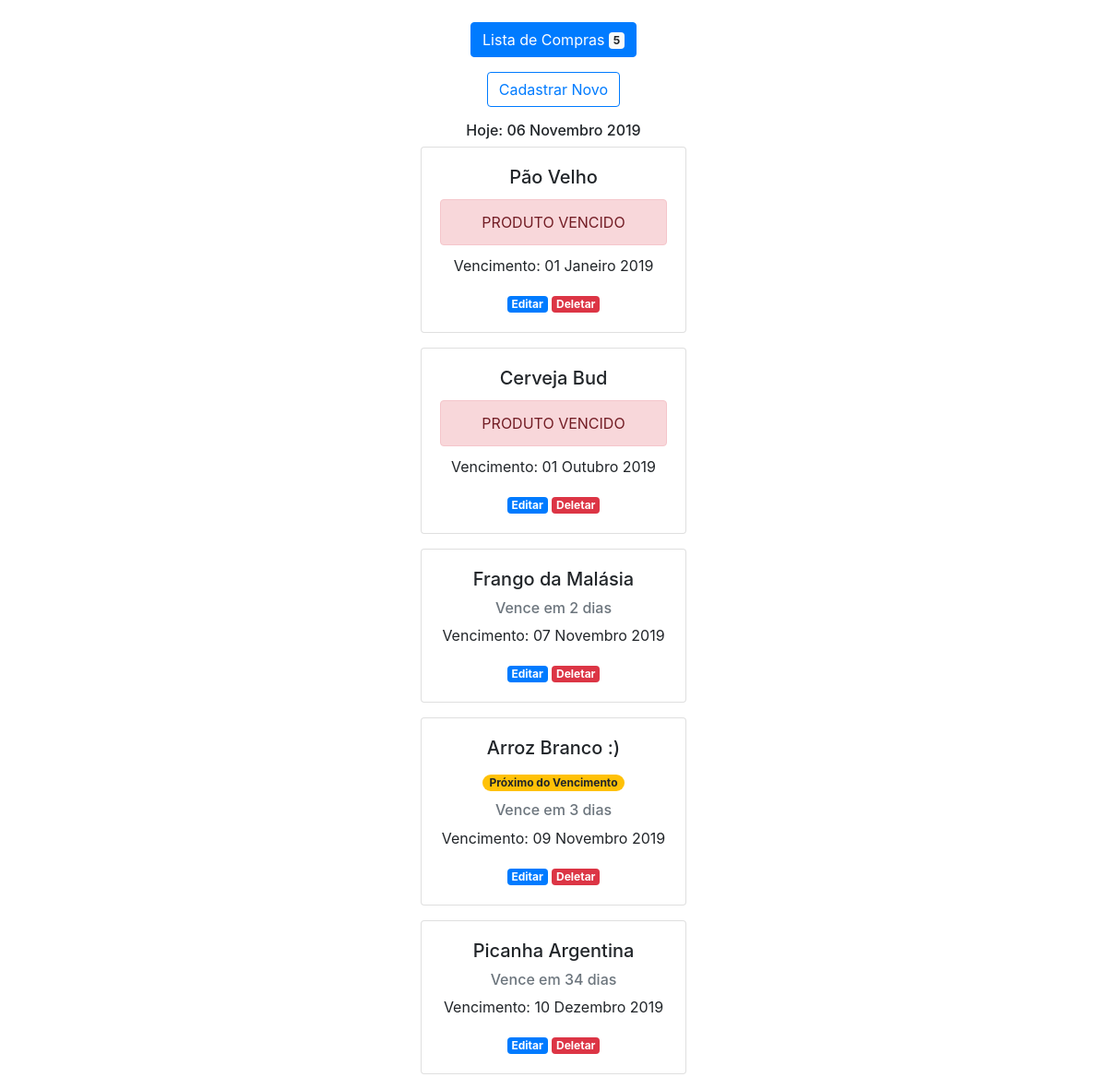
Before: / with the older database file.
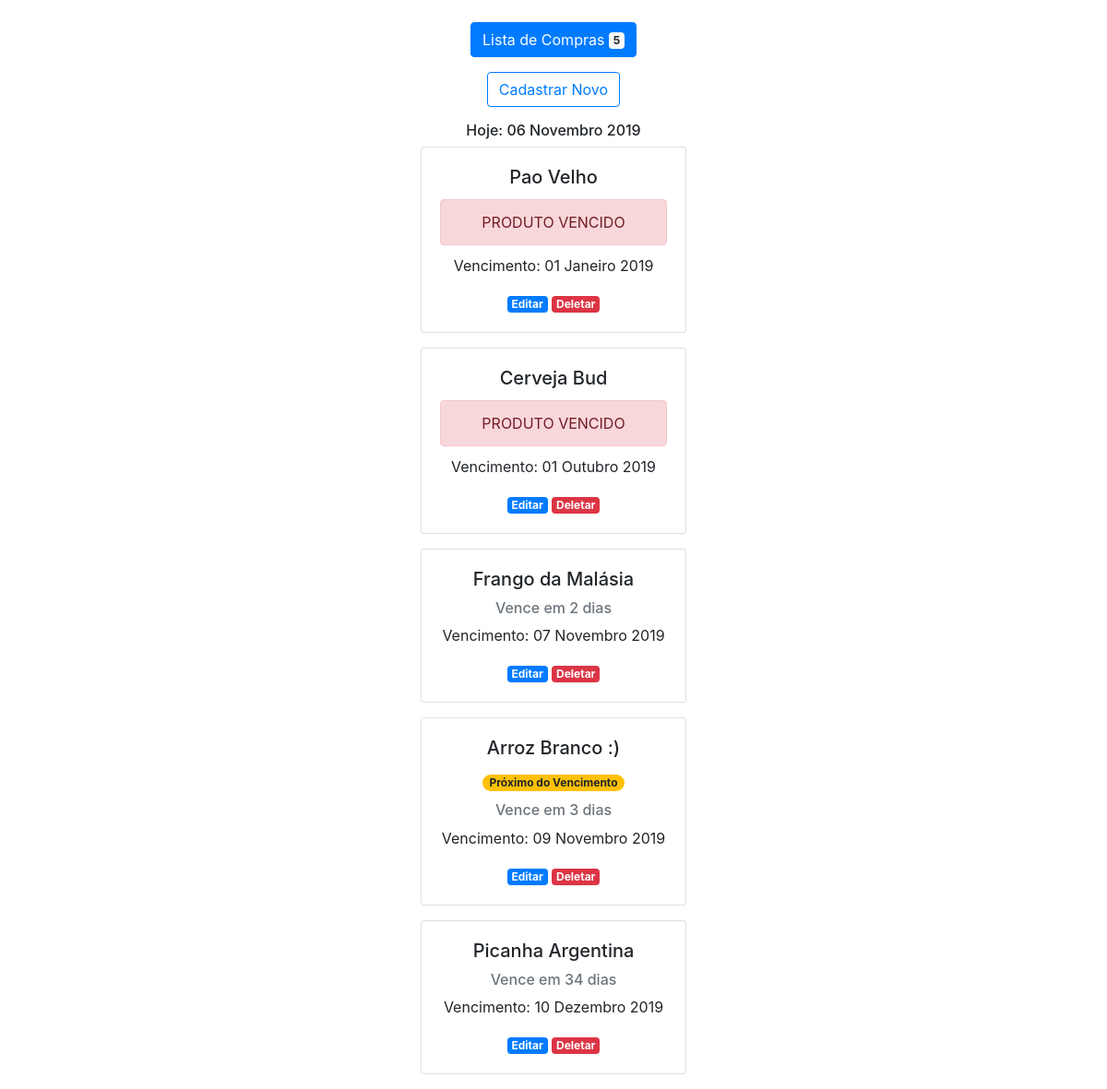
After: the same page with the newer database file.
### lista/models.py (models this page shows, shortened)
class Lista(models.Model):
    title = models.CharField(max_length=50)
    created_date = models.DateTimeField(default=timezone.localdate)
    expire_date = models.DateTimeField()
    valid = models.BooleanField(default=False)
    dias = models.CharField(max_length=4)
    atencao = models.BooleanField(default=False)
    def expire(self):
        self.valid = self.expire_date.date() < timezone.localdate()
        self.save()
    class Meta:
        ordering = ['expire_date']
        verbose_name = 'Lista de Compra'
        verbose_name_plural = 'Lista de Compras'

### lista/views.py (the view)
# urls.py: path('', views.index, name='index'),
def index(request):
    grid = Lista.objects.all()
    hoje = timezone.localdate()
    for item in grid:
        item.expire()
        vencimento = item.expire_date.date()
        dias = (vencimento - hoje).days
        if dias > 1:
            item.dias = "Vence em {} dias".format(str(dias))
            item.save()
        if dias < 5 and dias >1:
            item.atencao = True
            item.save()
        else:
            item.atencao = False
            item.save()
    context = {
        'grid': grid,
        'hoje': hoje,
    }
    return render(request, 'lista/index.html', context)

### lista/templates/lista/index.html (shortened to what this page needs)
<!DOCTYPE html>
<html lang="en">
<head>
<link rel="stylesheet" href="https://stackpath.bootstrapcdn.com/bootstrap/4.1.3/css/bootstrap.min.css">
</head>
<body>
<center>
        <br>
        <button type="button" class="btn btn-primary">
    Lista de Compras <span class="badge badge-light">{{grid|length}}</span>
        </button><p><p>
    <a href="http://127.0.0.1:8000/new/" button type="button" class="btn btn-outline-primary">Cadastrar Novo</a>
    <p>
    <h6 class="">Hoje: {{ hoje|date:'d F Y' }}</h6>
    {% for item in grid %}
    <div class="card" style="width: 18rem;">
        <div class="card-body">
        <h5 class="card-title">{{ item.title }}</h5>
            {% if item.valid %}
            <p class="alert alert-danger" role="alert"> PRODUTO VENCIDO </p>
            {% endif %}
            {% if item.atencao %}
            <span class="badge badge-pill badge-warning">Próximo do Vencimento</span>
            {% endif %}
            <p>
            <h6 class="card-subtitle mb-2 text-muted">{{ item.dias }}</h6>
        <p class="card-text">Vencimento: {{ item.expire_date|date:'d F Y' }}</p>
        <a href="/update/{{ item.id }}" class="badge badge-primary">Editar</a>
        <a href="/delete/{{ item.id }}" class="badge badge-danger">Deletar</a>
            </div>
            </div><p>
    {% endfor %}
</center>
</body>
</html>

Changed rows visible on the page:
removed Lista: title "Pão Velho", valid "PRODUTO VENCIDO", expire_date "01 Janeiro 2019"
added Lista: title "Pao Velho", valid "PRODUTO VENCIDO", expire_date "01 Janeiro 2019"
